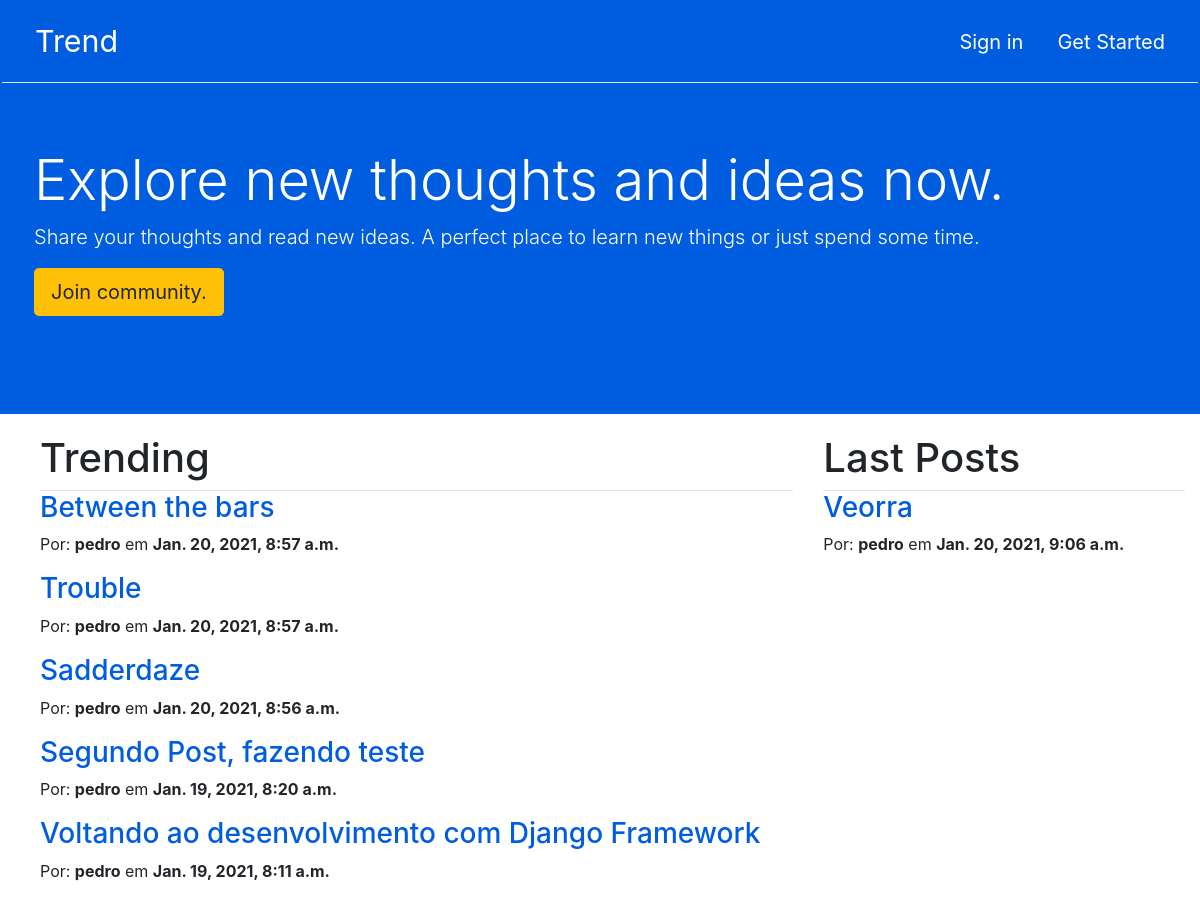
The page / on the database its author committed.
### application/models.py (models this page shows, shortened)
class Post(models.Model):
    STATUS = (('public', 'Public'), ('private', 'Private'),)
    title = models.CharField(max_length=250)
    slug = models.SlugField(max_length=250)
    author = models.ForeignKey(User, on_delete=models.CASCADE)
    content = models.TextField()
    published = models.DateTimeField(default=timezone.now)
    updated = models.DateTimeField(auto_now=True)
    status = models.CharField(max_length=10, choices=STATUS, default='private')
    def get_absolute_url(self):
        return reverse('detailPost', args=[self.slug])
    class Meta:
        ordering = ('-published',)

### application/views.py (the view)
# urls.py: path('', views.PostHomeView.as_view(), name='home'),
class PostHomeView(ListView):
    model = Post
    template_name = 'post/home.html'

### application/templates/post/home.html (shortened to what this page needs)
{% load static %}
<!DOCTYPE html>
<html lang="pt-br">
<head>
    <link rel="stylesheet" href="https://cdn.jsdelivr.net/npm/bootstrap@4.5.3/dist/css/bootstrap.min.css">
    <link rel="stylesheet" href="{% static 'css/style.css' %}">
</head>
<body>
    <div class="main">
        <nav class="navbar navbar-expand-sm navbar-light navbar-color">
          <button class="btn btn-lg navbar-btn" style="font-size: 1.9em;">
              <a href="" class="navbar-links">Trend</a>
          </button>
          <ul class="navbar-nav ml-auto">
            <li class="nav-item">
                <button class="btn btn-lg navbar-btn">
                    <a href="{% url 'login' %}" class="navbar-links">Sign in</a>
                </button>
            </li>
            <li class="nav-item">
                <button class="btn btn-lg navbar-btn">
                    <a href="{% url 'newUser' %}" class="navbar-links">Get Started</a>
                </button>
            </li>
          </ul>
        </nav>
        <div class="jumbotron desc">
            <h1 class="display-4">Explore new thoughts and ideas now.</h1>
            <p class="lead">Share your thoughts and read new ideas. A perfect place to learn new things or just spend some
                time.</p>
            <a class="btn btn-warning btn-lg" href="{% url 'newUser' %}" role="button">Join community.</a>
        </div>
    </div>
    <section class="section1 row">
        <article class="trending col-md-8">
            <h1>Trending</h1>
            <hr>
            <div>
                {% for post in object_list %}
                    {% if post.id < 10 %}
                        <h3><a href="{{post.get_absolute_url}}">{{post.title}}</a></h3>
                        <p>Por: <strong>{{post.author}}</strong> em <strong>{{post.published}}</strong></p>
                    {% endif %}
                {% endfor %}
            </div>
        </article>
        <article class="trending col-md-4">
            <h1>Last Posts</h1>
            <hr>
            <div>
                {% for post in object_list %}
                    {% if post.id > 10 %}
                        <h3><a href="{{post.get_absolute_url}}">{{post.title}}</a></h3>
                        <p>Por: <strong>{{post.author}}</strong> em <strong>{{post.published}}</strong></p>
                    {% endif %}
                {% endfor %}
            </div>
        </article>
    </section>
</body>
</html>

### statics/css/style.css (style rules this page uses)
.main { background-color: #005DE0; padding: 2px; }
.navbar-color { background-color: #005DE0; border-bottom-color: #FFFFFF; }
.navbar-links { color: #FFF; }
.desc { background-color: #005DE0; color: #FFFFFF; }
.section1 { margin: 20px 0 0 25px; }
.section1 hr { padding: 0; margin: 0; }
.section1 h3 a { text-decoration: none; }
.section1 h3 a:link { color: #005DE0; }
.trending { width: 750px; }

### rows shown on the page
Post: title "Between the bars", author "pedro", published "Jan. 20, 2021, 8:57 a.m."
Post: title "Trouble", author "pedro", published "Jan. 20, 2021, 8:57 a.m."
Post: title "Sadderdaze", author "pedro", published "Jan. 20, 2021, 8:56 a.m."
Post: title "Segundo Post, fazendo teste", author "pedro", published "Jan. 19, 2021, 8:20 a.m."
Post: title "Voltando ao desenvolvimento com Django Framework", author "pedro", published "Jan. 19, 2021, 8:11 a.m."
Post: title "Veorra", author "pedro", published "Jan. 20, 2021, 9:06 a.m."
